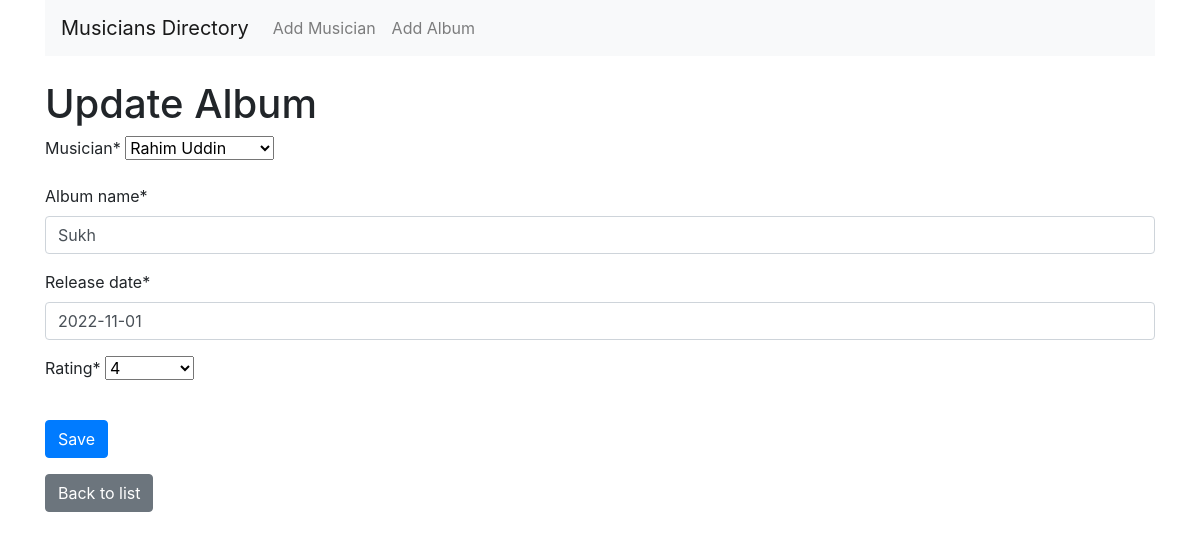
The page /album/update/2/ on the database its author committed.
### app1/models.py (models this page shows, shortened)
class Album(models.Model):
    musician = models.ForeignKey(Musician, on_delete=models.CASCADE, related_name='albums')
    album_name = models.CharField(max_length=100)
    release_date = models.DateField()
    rating = models.PositiveSmallIntegerField(choices=[(i, i) for i in range(1, 6)])

### app1/views.py (the view)
# urls.py: path('album/update/<int:pk>/', views.album_update, name='album_update'),
def album_update(request, pk):
    album = get_object_or_404(Album, pk=pk)
    if request.method == 'POST':
        form = AlbumForm(request.POST, instance=album)
        if form.is_valid():
            form.save()
            return redirect('musician_list')
    else:
        form = AlbumForm(instance=album)
    return render(request, 'album_form.html', {'form': form})

### app1/forms.py
class AlbumForm(forms.ModelForm):
    class Meta:
        model = Album
        fields = '__all__'
    def __init__(self, *args, **kwargs):
        super().__init__(*args, **kwargs)
        self.helper = FormHelper()
        self.helper.form_method = 'post'
        self.helper.add_input(Submit('submit', 'Save'))

### app1/models.py (called while the page is built)
    def __str__(self):
        return f"{self.first_name} {self.last_name}"

### app1/templates/album_form.html (shortened to what this page needs)
{% extends 'base.html' %}
{% load crispy_forms_tags %}
{% block content %}
<h1>{{ form.instance.pk|yesno:"Update Album,Add Album" }}</h1>
<form method="post">
    {{ form|crispy }}
    <button type="submit" class="btn btn-primary mt-3">Save</button>
</form>
<a href="{% url 'musician_list' %}" class="btn btn-secondary mt-3">Back to list</a>
{% endblock %}

### rows shown on the page
Album: instance.pk "Update Album", musician "Rahim Uddin", album_name "Sukh", release_date "2022-11-01", rating "4"
